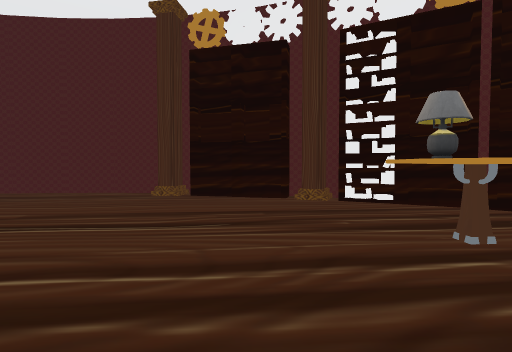
[1] (above)

16 first-person views from a walk through a Unity game level. The camera is 1.3 m above the floor, tilts 2° down and sees 80° across. The floor is counted in squares, 2 m on a side. Each view is taken from the middle of a square. On the plan, view 1 faces up. The plan holds only what a view shows up to about 10 squares ahead; the rest is blank. The place goes on beyond the plan. The player character is not drawn.

[2]
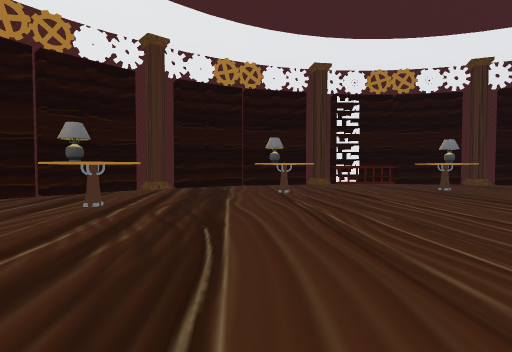

[3]
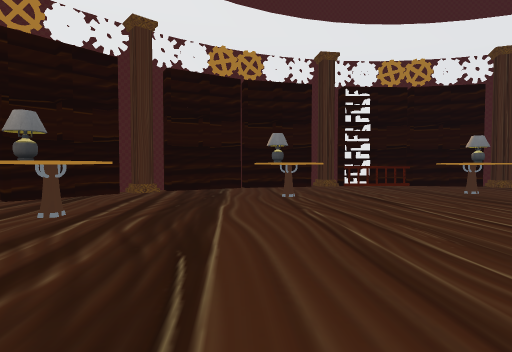

[4]
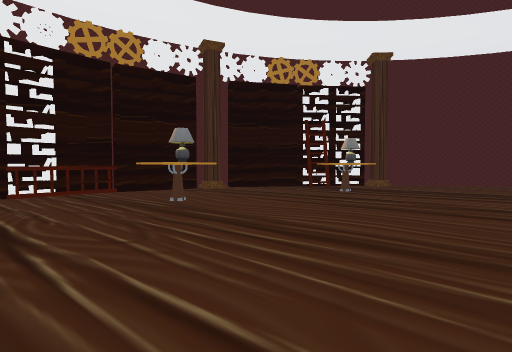

[5]
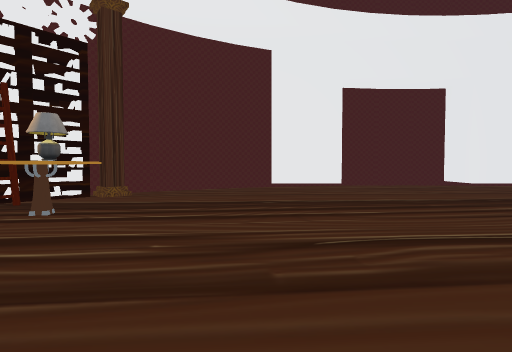

[6]
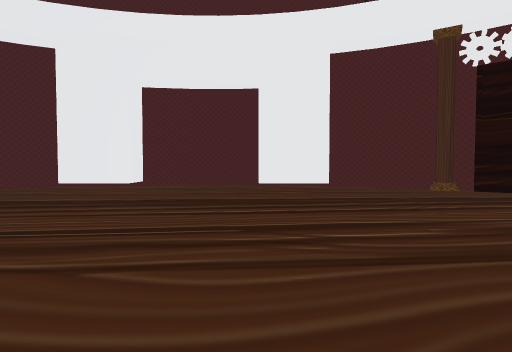

[7]
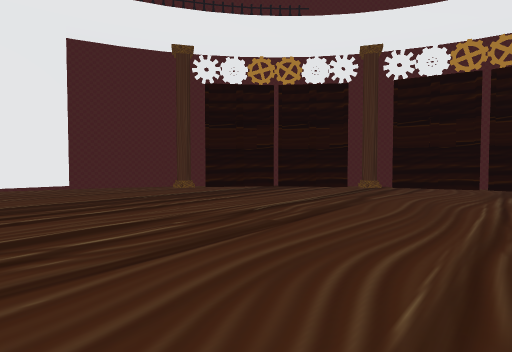

[8]
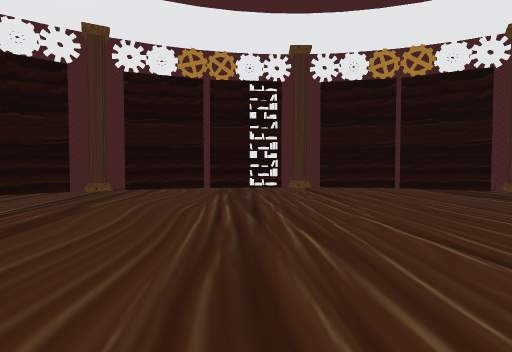

[9]
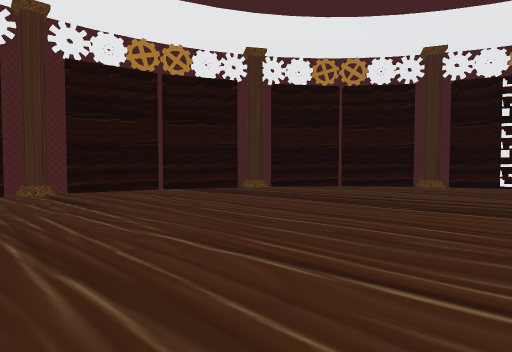

[10]
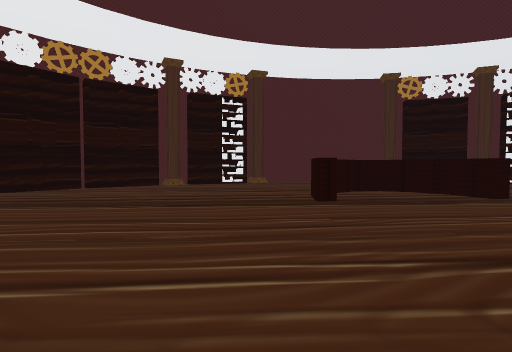

[11]
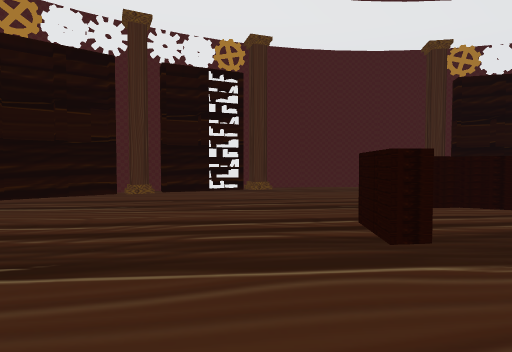

[12]
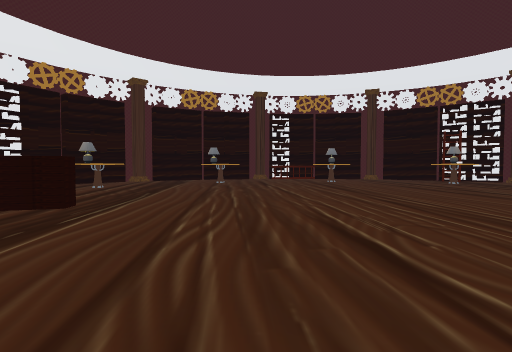

[13]
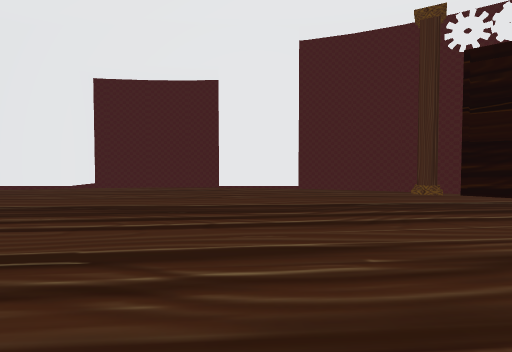

[14]
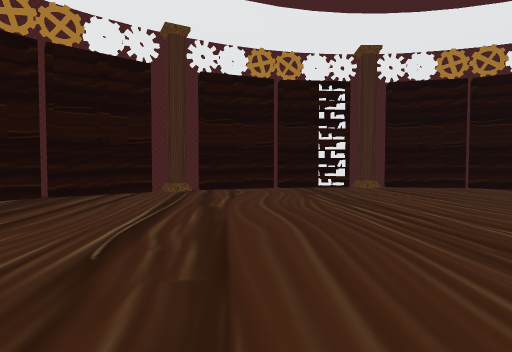

[15]
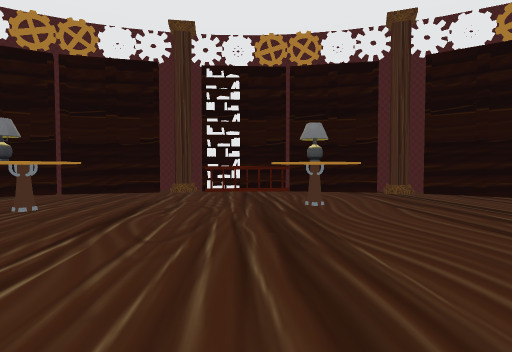

[16]
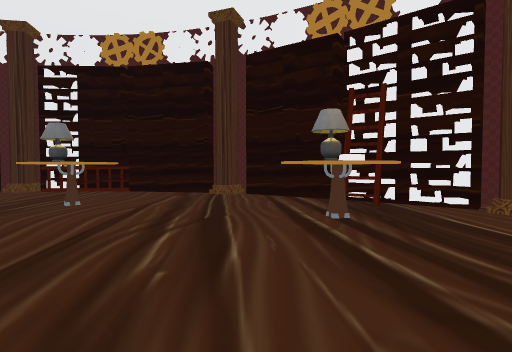

### Floor plan
Key: @ floor where view 1 was taken; # wall or solid block; x gap in a wall; . floor; P pillar; B bookshelf; T table; L ladder; O other object.
Columns run from 16 left of view 1 to 8 right of it. Each row starts with its distance up from view 1.
  8            ###
  7          ###..P##
  6      ##BOP......BP#
  5     ##B...........OB##
  4    ##.P.............B##
  3    #..............T..P##
  2   PB......####....T...B#
  1  ##.......#..#.........#
  0  #B.............@...T..B
 -1  #..................TT.B#
 -2  B......................P
 -3  B......................O
 -4 xP.....................BL
 -5  O...................T..B
 -6  B......................#
 -7  B.....................P#
 -8  #.....................##
 -9  #P.................TLB#
-10   #B.................O##
-11   ##.................O#
-12    ##B..............P#
-13      BP............##
-14       ##.###...#####
-15         ########

Positions as (right, up) in squares from view 1, and headings:
1: (0, 0), facing up
2: (-3, 0), facing right
3: (-2, 0), facing right
4: (0, -2), facing down-right
5: (1, -5), facing down
6: (-5, -5), facing down
7: (-5, -5), facing down-left
8: (-6, -5), facing left
9: (-7, -5), facing up-left
10: (-7, -5), facing up
11: (-7, -2), facing up
12: (-7, -2), facing right
13: (-6, -6), facing down
14: (-6, -7), facing left
15: (0, -4), facing right
16: (0, -8), facing right
